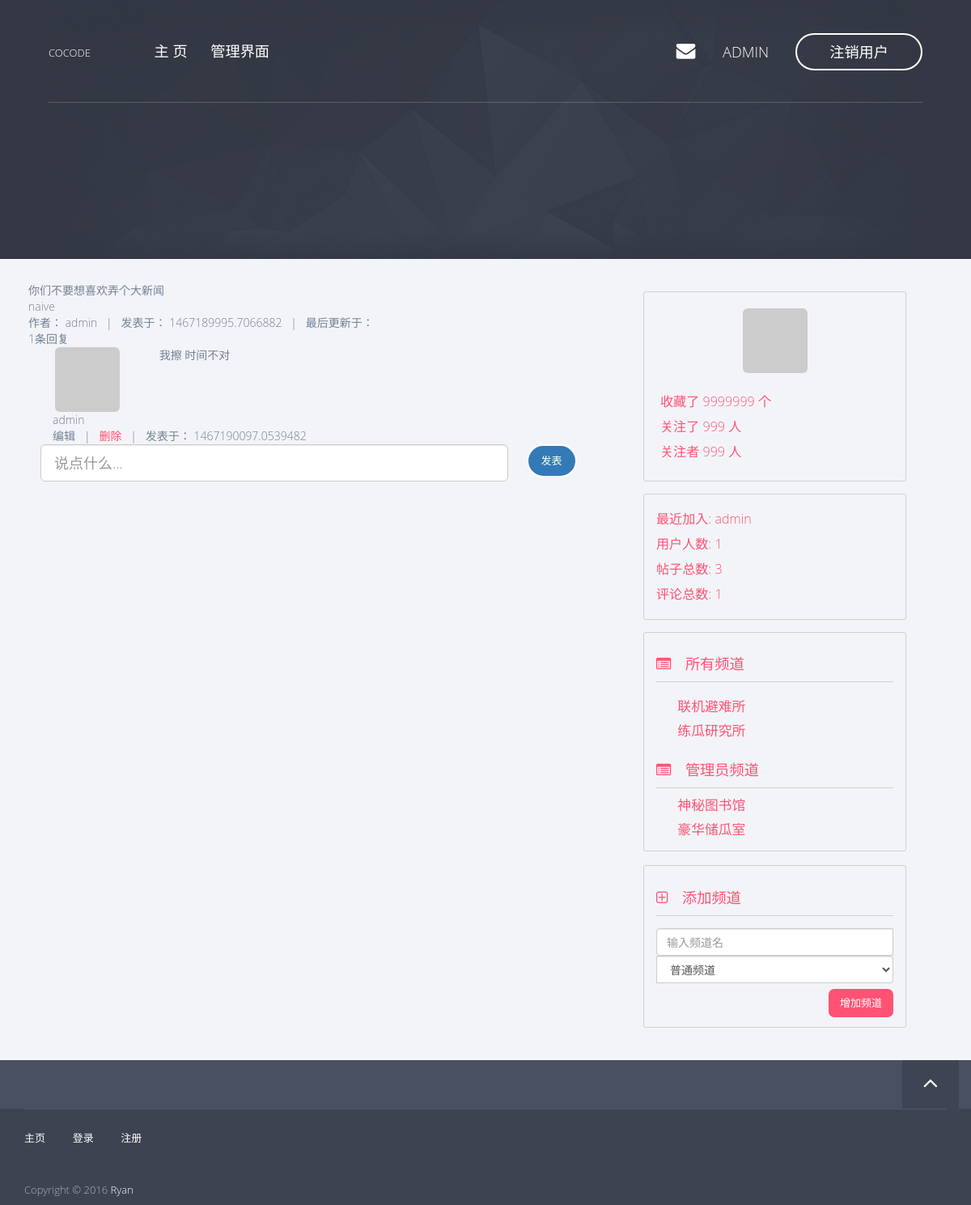
Page /post/3 (signed in) on the earlier database version.
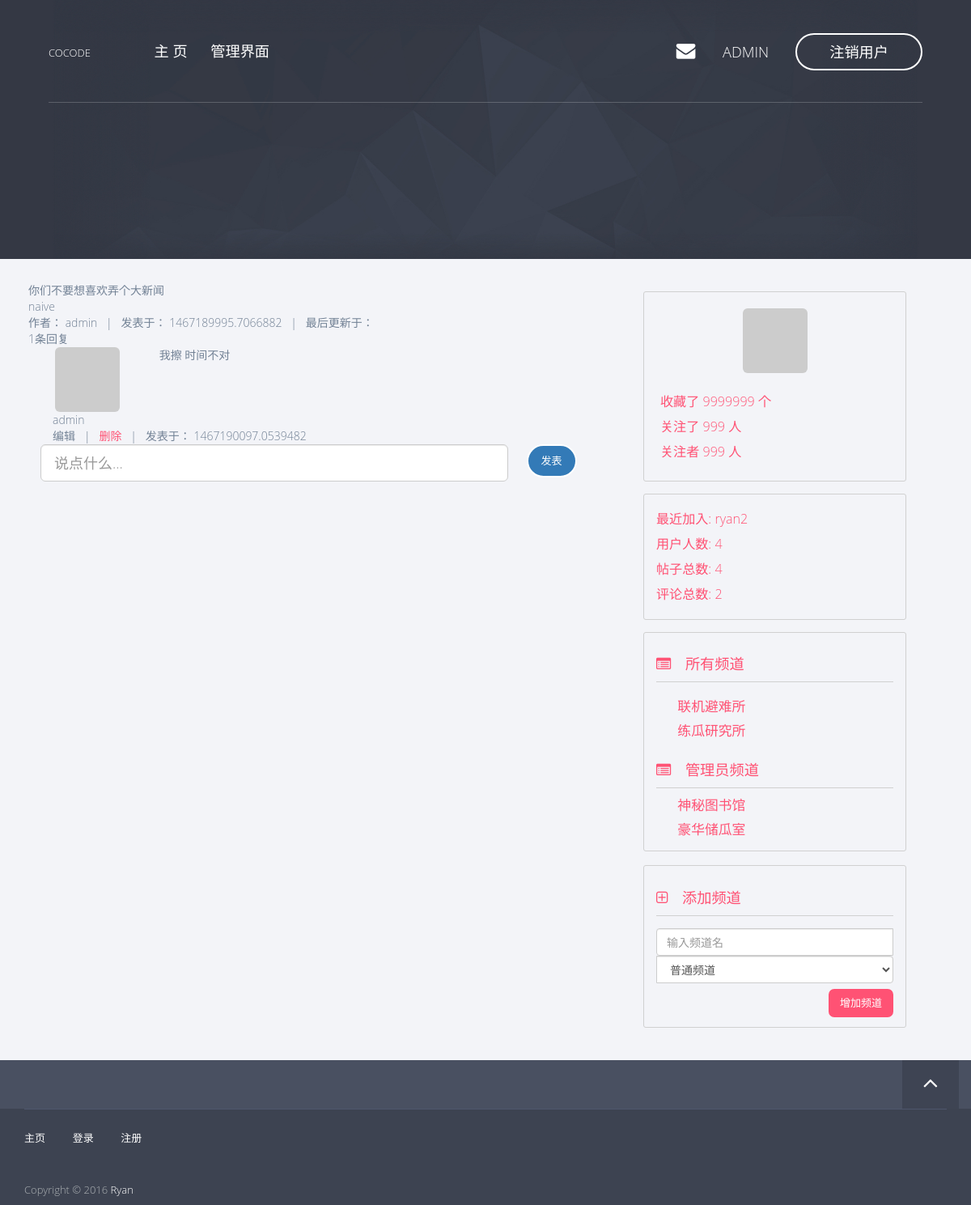
Same page on the later database version.
### app/models/user.py (models this page shows, shortened)
class User(db.Model, Model):
    __tablename__ = 'users'
    id = db.Column(db.Integer, primary_key=True)
    username = db.Column(db.String(), unique=True)
    password_hash = db.Column(db.String())
    email = db.Column(db.String(), unique=True)
    avatar_hash = db.Column(db.String())
    created_time = db.Column(db.Integer, default=0)
    role_id = db.Column(db.Integer, db.ForeignKey('roles.id'))
    posts = db.relationship('Post', backref='author')
    comments = db.relationship('Comment', backref='author')
    @property
    def password(self):
        raise AttributeError('password is not readable')
    def is_admin(self):
        return self.role.permissions == 0xff
    def gravatar(self, size=100, default='identicon', rating='g'):
        from flask import request
        gravatar_url = 'secure.gravatar.com/avatar'
        if request.is_secure:
            url = 'https://' + gravatar_url
        else:
            url = 'http://' + gravatar_url
        hash = self.avatar_hash or md5(self.email.encode('utf-8')).hexdigest()
        return '{url}/{hash}?s={size}&d={default}&r={rating}'.format(url=url,
                                                                     hash=hash,
                                                                     size=size,
                                                                     default=default,
                                                                     rating=rating)

### app/views.py (the view)
@app.route('/post/<int:id>', methods=['GET'])
def post_view(id):
    post = Post.query.get(id)
    if post is None:
        abort(404)
    comments = post.comments
    comments.sort(key=lambda c: c.created_time)
    return render_template('post.html',
                           post=post,
                           comments=comments)

### app/context_processers.py (called while the page is built)
@app.context_processor
def current_user_processor():
    return dict(current_user=current_user())

@app.context_processor
def channel_processor():
    channels = Channel.query.all()
    permissions = [
        ChannelPermission.NORMAL,
        ChannelPermission.ADMIN,
    ]
    dic = {
        'channels': channels,
        'permissions': permissions,
    }
    return dict(**dic)

@app.context_processor
def user_processor():
    user_count = User.query.count()
    new_user = User.query.order_by(User.created_time.desc()).first()
    return dict(new_user=new_user,
                user_count=user_count)

@app.context_processor
def post_processor():
    post_count = Post.query.count()
    return dict(post_count=post_count)

@app.context_processor
def comment_processor():
    comment_count = Comment.query.count()
    return dict(comment_count=comment_count)

### app/models/channel.py (called while the page is built)
    def is_admin(self):
        return self.permission == ChannelPermission.ADMIN[0]

### app/models/user.py (called while the page is built)
def current_user():
    id = session.get('user_key', None)
    user = None
    if id is not None:
        user = User.query.get(id)
    return user

### app/templates/post.html (shortened to what this page needs)
{% extends 'base8-4.html' %}
{% block page_content %}
    {% set title = post.title %}
    {% set content = post.content %}
    {% set author = post.author.username %}
    <div class="row">
        <div class="col-md-12 post-detail-content">
            <div class="post-detail-title">
                {{ title }}
            </div>
            <div class="post-detail-body">
                {{ content }}
            </div>
            <div class="post-detail-info">
                作者： {{ author }} &nbsp; | &nbsp; 发表于： {{ post.created_time }} &nbsp; | &nbsp; 最后更新于：
            </div>
        </div>
        <div class="col-md-12 comment-list">
            {% set comment_count = comments.__len__() %}
            <div class="comment-list-header">
                {{ comment_count }}条回复
            </div>
            {% if comment_count > 0 %}
            <div class="comment-list-body">
                {% include "_comments.html" %}
            </div>
            {% endif %}
        </div>
    </div>
    {% if current_user is not none %}
    <div class="comment-form">
        <form class="form-horizontal" action="{{ post.id }}/add_comment" method="POST">
        <div class="col-lg-10">
            <input class="form-control input-lg" name="content" placeholder="说点什么...">
        </div>&nbsp;
        <button type="submit" class="btn btn-primary btn-lg">发表</button>
        </form>
    </div>
    {% endif %}
{% endblock %}

### app/templates/base.html (shortened to what this page needs)
<!doctype html>
 <html class="no-js" lang="">
{% block head %}
<head>
<link rel="stylesheet" href="../static/css/normalize.min.css">
<link rel="stylesheet" href="../static/css/bootstrap.min.css">
<link rel="stylesheet" href="../static/css/jquery.fancybox.css">
<link rel="stylesheet" href="../static/css/flexslider.css">
<link rel="stylesheet" href="../static/css/styles.css">
<link rel="stylesheet" href="../static/css/queries.css">
<link rel="stylesheet" href="../static/css/etline-font.css">
<link rel="stylesheet" href="../static/bower_components/animate.css/animate.min.css">
<link rel="stylesheet" href="../static/css/font-awesome.min.css">
</head>
{% endblock %}
<body id="top">
    {% block navbar %}
        <section class="hero">
            <section class="navigation">
                <header>
                    <div class="header-content">
                        <div class="logo"><a href="/">COCODE</a></div>
                        <div class="header-nav">
                            <nav>
                                <ul class="primary-nav">
                                    <li><a href="/">主&nbsp;页</a></li>
                                    {% if current_user is not none and current_user.is_admin() %}
                                    <li><a href="/admin">管理界面</a></li>
                                    {% endif %}
                                </ul>
                                <ul class="member-actions">
                                    {% if current_user is none %}
                                    <li><a href="/login" class="login">登&nbsp;录</a></li>
                                    <li><a href="/register" class="btn-white btn-small">注&nbsp;册</a></li>
                                    {% else %}
                                    <li><a href="#"><i class="fa fa-envelope hero-nav"></i></a></li>
                                    <li><a href="/profile/{{ current_user.username }}" class="hero-nav">{{ current_user.username }} &nbsp;</a></li>
                                    <li><a href="/logout" class="btn-white btn-small">注销用户</a></li>
                                    {% endif %}
                                </ul>
                            </nav>
                        </div>
                    </div>
                </header>
            </section>
        </section>
    {% endblock %}
    <section class="content">
        {% block content%}
        {% endblock %}
    </section>
    <section class="to-top">
        <div class="container">
            <div class="row">
                <div class="to-top-wrap">
                    {% block to_top %}
                    <a href="#top" class="top"><i class="fa fa-angle-up"></i></a>
                    {% endblock %}
                </div>
            </div>
        </div>
    </section>
    <footer>
        <div class="container">
            <div class="row">
                <div class="col-md-12">
                    <div class="footer-links">
                        <ul class="footer-group">
                            <li><a href="/">主页</a></li>
                            <li><a href="/login">登录</a></li>
                            <li><a href="/register">注册</a></li>
                        </ul>
                        <p>Copyright © 2016 <a href="/">Ryan</a><br></p>
                    </div>
                </div>
            </div>
        </div>
    </footer>
</body>
</html>

### app/templates/_comments.html
{% for c in comments %}
    {% set author = c.author.username %}
    {% set content = c.content %}
    {% set created_time = c.created_time %}
    <div class="col-md-12 comment-content">
        <div class="col-md-2 comment-author-info">
            <div class="comment-portriat">
                <a href="/profile/author">
                    <img class="img-rounded center-block" src="{{c.author.gravatar(size=50)}}">
                </a>
            </div>
            <div class="comment-author">
                {{ author }}
            </div>
        </div>
        <div class="col-md-10 comment-details">
            <div class="col-md-12 comment-body">
                {{ content }}
            </div>
        </div>
        <div class="col-md-12 comment-footer">
            {% if current_user is not none or current_user == c.author or current_user.is_admin() %}
            编辑
            &nbsp; | &nbsp;
            <a href="{{ url_for('delete_comment', id=c.id) }}">删除</a>
            &nbsp; | &nbsp;
            发表于： {{ created_time }}
            {% endif %}
        </div>
    </div>
{% endfor %}

### app/templates/_bbs_info.html
<div class="col-md-10 forum-info">
    <div class="forum-info-item">最近加入: <a href="/profile/{{ new_user.username }}">{{ new_user.username }}</a></div>
    <div class="forum-info-item">用户人数: {{ user_count }}</div>
    <div class="forum-info-item">帖子总数: {{ post_count }} </div>
    <div class="forum-info-item">评论总数: {{ comment_count }} </div>
</div>

Differences in the rows shown:
added User: username "ryan2"
Other differences:
{{ user_count }}: "1" → "4"
{{ post_count }}: "3" → "4"
{{ comment_count }}: "1" → "2"
{{ new_user.username }}: "admin" → "ryan2"
